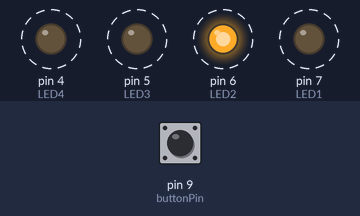
Bench run of a sketch on a simulated Arduino Uno, built with avr-gcc and run on an emulated ATmega328P. Parts: output pins drawn as LEDs (lit = HIGH). Dashed ring = blinking. The test bench sets the inputs (shaded band); at power-on: pin 9 (buttonPin) HIGH.

Above: at 4.8 s.
4.9 s: pin 9 (buttonPin) pulled LOW for 2.35 s
At 5.4 s:
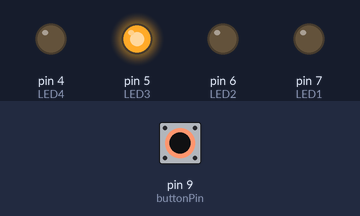
At 6.6 s:
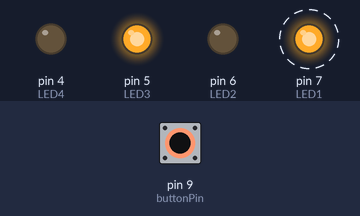
8.7 s: pin 9 (buttonPin) pulled LOW for 2.35 s
At 9.1 s:
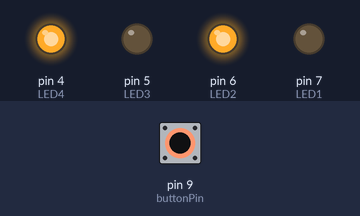
Timing chart, 0 to 19.9 s (numbered marks = the images above; inputs shaded):
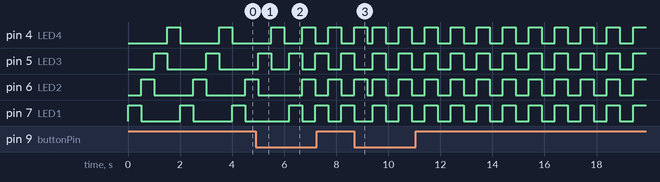

The sketch:

SS2_NoelN.ino.ino
```cpp
const int LED1 = 7;
const int LED2 = 6;
const int LED3 = 5;
const int LED4 = 4;
const int buttonPin = 9;

// Declare variables
int pattern = 0;       // Controls the LED pattern
int speed = 500;       // Delay time in milliseconds
int buttonState = 0;   // Store button state
int lastButtonState = 0; // Store previous button state for debounce

void setup() {
  pinMode(LED1, OUTPUT);
  pinMode(LED2, OUTPUT);
  pinMode(LED3, OUTPUT);
  pinMode(LED4, OUTPUT);
  pinMode(buttonPin, INPUT_PULLUP); // Set button as input with internal pull-up resistor
}

void loop() {
  // Read button state
  buttonState = digitalRead(buttonPin);

  // Detect button press (falling edge detection)
  if (buttonState == LOW && lastButtonState == HIGH) {
    pattern++;  // Move to the next pattern
    if (pattern >= 4) {
      pattern = 0; // Reset to the first pattern
    }
    delay(200); // Debounce delay to avoid multiple triggers
  }

  lastButtonState = buttonState; // Update last button state

  // Display different patterns based on the counter
  if (pattern == 0) {
    // Pattern 1: Sequential Blink
    digitalWrite(LED1, HIGH);
    delay(speed);
    digitalWrite(LED1, LOW);
    digitalWrite(LED2, HIGH);
    delay(speed);
    digitalWrite(LED2, LOW);
    digitalWrite(LED3, HIGH);
    delay(speed);
    digitalWrite(LED3, LOW);
    digitalWrite(LED4, HIGH);
    delay(speed);
    digitalWrite(LED4, LOW);
  }
  else if (pattern == 1) {
    // Pattern 2: Alternating Blink
    digitalWrite(LED1, HIGH);
    digitalWrite(LED3, HIGH);
    delay(speed);
    digitalWrite(LED1, LOW);
    digitalWrite(LED3, LOW);
    digitalWrite(LED2, HIGH);
    digitalWrite(LED4, HIGH);
    delay(speed);
    digitalWrite(LED2, LOW);
    digitalWrite(LED4, LOW);
  }
  else if (pattern == 2) {
    // Pattern 3: All Blink Together
    digitalWrite(LED1, HIGH);
    digitalWrite(LED2, HIGH);
    digitalWrite(LED3, HIGH);
    digitalWrite(LED4, HIGH);
    delay(speed);
    digitalWrite(LED1, LOW);
    digitalWrite(LED2, LOW);
    digitalWrite(LED3, LOW);
    digitalWrite(LED4, LOW);
    delay(speed);
  }
  else {
    // Pattern 4: Knight Rider Style
    for (int i = 7; i <= 4; i++) {
      digitalWrite(i, HIGH);
      delay(speed / 2);
      digitalWrite(i, LOW);
    }
    for (int i = 5; i >= 6; i--) {
      digitalWrite(i, HIGH);
      delay(speed / 2);
      digitalWrite(i, LOW);
    }
  }
}
```

Measured:
- after the input at 4.9 s, pin 7 (LED1): alternates HIGH for 0.50 s and LOW for 0.50 s, starting after 1.3 s
- by itself, pin 5 (LED3): repeats every 1.0 s: HIGH 0.50 s, LOW 0.50 s
- by itself, pin 7 (LED1): alternates HIGH for 0.50 s and LOW for 1.5 s
